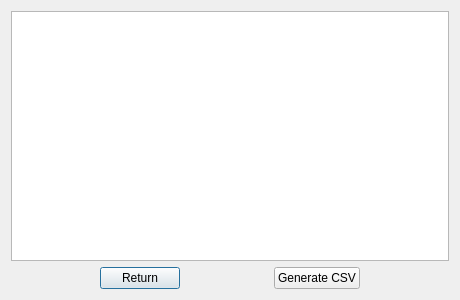
<?xml version="1.0" encoding="UTF-8"?>
<ui version="4.0">
 <class>queried_table_screen</class>
 <widget class="QDialog" name="queried_table_screen">
  <property name="geometry">
   <rect>
    <x>0</x>
    <y>0</y>
    <width>460</width>
    <height>300</height>
   </rect>
  </property>
  <property name="minimumSize">
   <size>
    <width>460</width>
    <height>0</height>
   </size>
  </property>
  <property name="maximumSize">
   <size>
    <width>460</width>
    <height>16777215</height>
   </size>
  </property>
  <property name="windowTitle">
   <string>Dialog</string>
  </property>
  <layout class="QVBoxLayout" name="verticalLayout">
   <item>
    <widget class="QTableWidget" name="table">
     <property name="minimumSize">
      <size>
       <width>0</width>
       <height>0</height>
      </size>
     </property>
    </widget>
   </item>
   <item>
    <layout class="QHBoxLayout" name="horizontalLayout">
     <item>
      <spacer name="horizontalSpacer_2">
       <property name="orientation">
        <enum>Qt::Horizontal</enum>
       </property>
       <property name="sizeHint" stdset="0">
        <size>
         <width>40</width>
         <height>20</height>
        </size>
       </property>
      </spacer>
     </item>
     <item>
      <widget class="QPushButton" name="return_button">
       <property name="text">
        <string>Return</string>
       </property>
      </widget>
     </item>
     <item>
      <spacer name="horizontalSpacer">
       <property name="orientation">
        <enum>Qt::Horizontal</enum>
       </property>
       <property name="sizeHint" stdset="0">
        <size>
         <width>40</width>
         <height>20</height>
        </size>
       </property>
      </spacer>
     </item>
     <item>
      <widget class="QPushButton" name="gencsv_button">
       <property name="text">
        <string>Generate CSV</string>
       </property>
      </widget>
     </item>
     <item>
      <spacer name="horizontalSpacer_3">
       <property name="orientation">
        <enum>Qt::Horizontal</enum>
       </property>
       <property name="sizeHint" stdset="0">
        <size>
         <width>40</width>
         <height>20</height>
        </size>
       </property>
      </spacer>
     </item>
    </layout>
   </item>
  </layout>
 </widget>
 <resources/>
 <connections/>
</ui>
